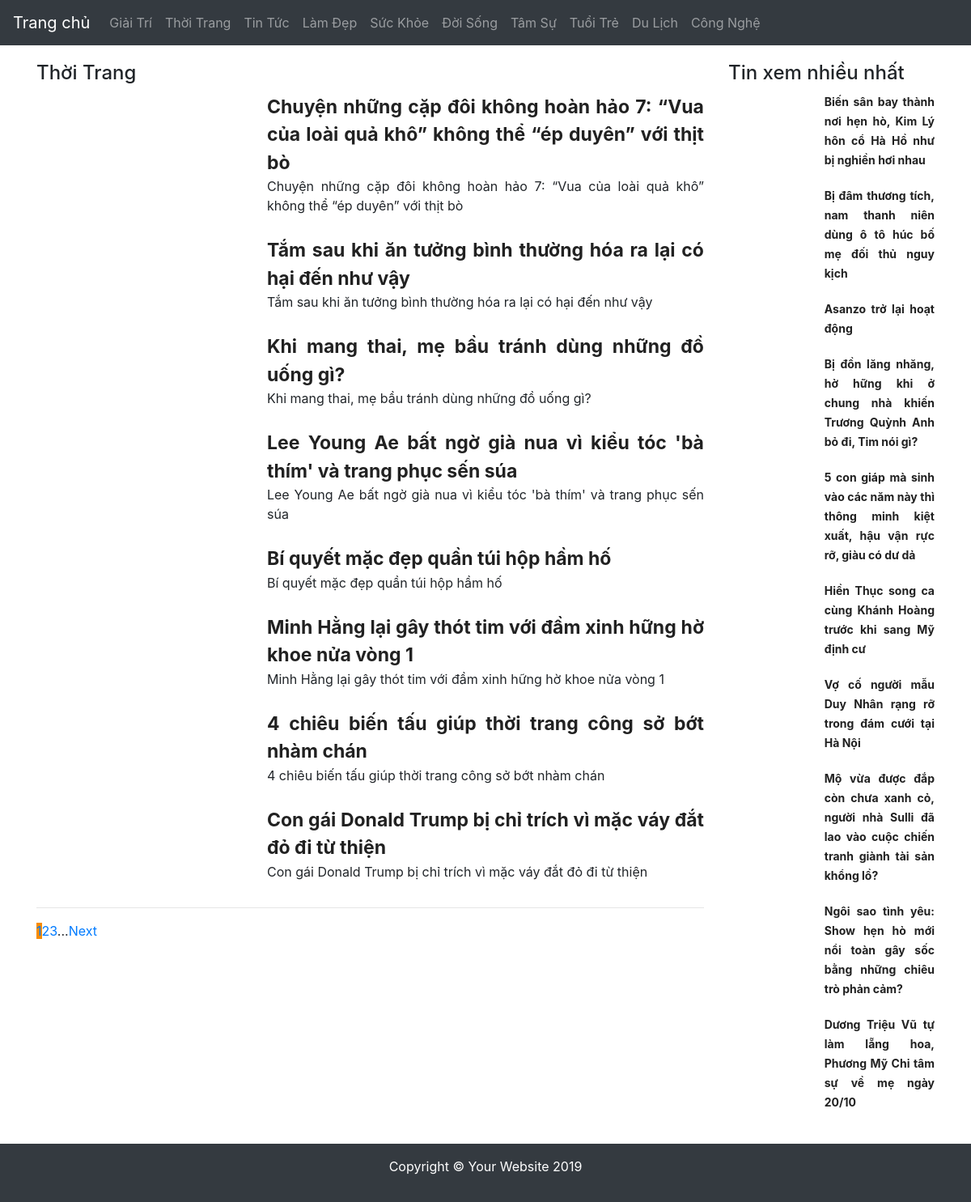
Page /thoi-trang/ on the committed database.
### tables this page shows
CREATE TABLE `category` (
  `category_id` int(11) NOT NULL,
  `parent_id` int(11) NOT NULL,
  `user_id` int(11) NOT NULL,
  `category_name` varchar(200) NOT NULL,
  `category_image` varchar(200) NOT NULL,
  `category_slug` varchar(200) NOT NULL,
  `category_template` int(2) NOT NULL,
  `category_home_order` int(2) NOT NULL,
  `category_header_order` int(2) NOT NULL,
  `category_footer_order` int(2) NOT NULL,
  `category_cms_order` int(2) NOT NULL,
  `category_menu_order` int(4) NOT NULL,
  `category_status` int(1) NOT NULL,
  `category_title` varchar(255) NOT NULL,
  `category_keyword` varchar(200) NOT NULL,
  `category_description` text NOT NULL,
  `category_link_title` varchar(255) NOT NULL,
  `is_outside` tinyint(1) NOT NULL,
  `category_redirect_link` varchar(200) NOT NULL
);

CREATE TABLE `news` (
  `news_id` int(11) NOT NULL,
  `user_id` int(11) NOT NULL,
  `modified_user` int(11) NOT NULL,
  `approved_user` int(11) NOT NULL,
  `news_title` varchar(200) NOT NULL,
  `news_title_english` varchar(200) NOT NULL,
  `news_image` varchar(200) NOT NULL,
  `news_sapo` varchar(1000) NOT NULL,
  `news_content` longtext NOT NULL,
  `news_slug` varchar(255) NOT NULL,
  `news_tag_slug` varchar(200) DEFAULT NULL,
  `news_tag` varchar(200) DEFAULT NULL,
  `is_outside` tinyint(2) NOT NULL,
  `news_redirect_link` varchar(250) NOT NULL,
  `news_published_date` int(11) NOT NULL,
  `news_modified_date` int(11) NOT NULL,
  `category_id` int(11) NOT NULL,
  `source_name` varchar(255) NOT NULL,
  `is_video` int(1) NOT NULL,
  `is_sensitive` int(11) NOT NULL COMMENT 'Sensitive content won''t show GA',
  `visit_count` int(11) NOT NULL,
  `news_status` int(1) NOT NULL,
  `news_seo_title` varchar(200) NOT NULL,
  `news_seo_description` varchar(200) NOT NULL,
  `news_seo_keyword` varchar(200) NOT NULL,
  `news_relation` varchar(200) NOT NULL,
  `news_note` varchar(255) NOT NULL,
  `royalty_id` int(1) NOT NULL
);

### view/templates/web/category/Category.tpl.php (the view, shortened to what the rows shown need)
<?php
$domain = Context::getInstance()->getFront()->getRequest()->getDomain() . '/';
?>
<div class="col-md-9">
    <?php
    if (isset($this->data) && !empty($this->data)):
        $category = $this->data['category'];
        ?>
        <h4> <?php echo $category['category_name'] ?></h4>
        <?php foreach ($this->data["news"] as $item): ?>
        <div class="new-item">
            <div class="row">
                <div class="col-md-4">
                </div>
                <div class="col-md-8 text-justify">
                    <a href="<?= $domain.$item['news_link'] ?>" class="news_title"><?= $item['news_title'] ?></a>
                    <p><?= $item['news_seo_title'] ?></p>
                </div>
            </div>
        </div>
    <?php endforeach; ?>
        <hr>
    <?php endif; ?>
    <?php
    echo Util::paginate(1000, $this->pageIndex, $domain.$this->pageUrl , 'paging', 'trang-');
    ?>
</div>

### view/templates/web/common/Header.tpl.php (shortened to what the rows shown need)
<body>
<?php
$domain = Context::getInstance()->getFront()->getRequest()->getDomain() . '/';
?>
<div class="container-fluid" style="margin-bottom: 20px">
    <nav class="navbar navbar-expand-md bg-dark navbar-dark row">
        <div class="collapse navbar-collapse" id="collapsibleNavbar">
            <ul class="navbar-nav">
                <?php
                if (isset($this->categories) && !empty($this->categories)):
                    foreach ($this->categories as $category):
                        ?>
                        <li class="nav-item">
                            <a class="nav-link" href="<?php echo $domain.$category['category_link'] ?>"><?= $category['category_name'] ?></a>
                        </li>
                    <?php endforeach;
                endif ?>
            </ul>
        </div>
    </nav>
</div>

### view/templates/web/common/NavBar.tpl.php (shortened to what the rows shown need)
<div class="col-md-3">
    <?php $domain = Context::getInstance()->getFront()->getRequest()->getDomain() . '/'; ?>
    <?php foreach ($this->data as $item): ?>
        <div class="row" style="margin-bottom: 20px">
            <div class="col-md-5">
            </div>
            <div class="col-md-7 text-justify">
                <a style="font-size: 14px" href="<?= $domain . $item['news_link'] ?>"
                   class="news_title"><?= $item['news_title'] ?></a>
            </div>
        </div>
    <?php endforeach; ?>
</div>

### rows in the picture
category: category_name "Giải Trí"
category: category_name "Thời Trang"
category: category_name "Tin Tức"
category: category_name "Làm Đẹp"
category: category_name "Sức Khỏe"
category: category_name "Đời Sống"
category: category_name "Tâm Sự"
category: category_name "Tuổi Trẻ"
category: category_name "Du Lịch"
category: category_name "Công Nghệ"
news: news_title "Chuyện những cặp đôi không hoàn hảo 7: “Vua của loài quả khô” không thể “ép duyên” với thịt bò", news_seo_title "Chuyện những cặp đôi không hoàn hảo 7: “Vua của loài quả khô” không thể “ép duyên” với thịt bò"
news: news_title "Tắm sau khi ăn tưởng bình thường hóa ra lại có hại đến như vậy", news_seo_title "Tắm sau khi ăn tưởng bình thường hóa ra lại có hại đến như vậy"
news: news_title "Khi mang thai, mẹ bầu tránh dùng những đồ uống gì?", news_seo_title "Khi mang thai, mẹ bầu tránh dùng những đồ uống gì?"
news: news_title "Lee Young Ae bất ngờ già nua vì kiểu tóc 'bà thím' và trang phục sến súa", news_seo_title "Lee Young Ae bất ngờ già nua vì kiểu tóc 'bà thím' và trang phục sến súa"
news: news_title "Bí quyết mặc đẹp quần túi hộp hầm hố", news_seo_title "Bí quyết mặc đẹp quần túi hộp hầm hố"
news: news_title "Minh Hằng lại gây thót tim với đầm xinh hững hờ khoe nửa vòng 1", news_seo_title "Minh Hằng lại gây thót tim với đầm xinh hững hờ khoe nửa vòng 1"
news: news_title "4 chiêu biến tấu giúp thời trang công sở bớt nhàm chán", news_seo_title "4 chiêu biến tấu giúp thời trang công sở bớt nhàm chán"
news: news_title "Con gái Donald Trump bị chỉ trích vì mặc váy đắt đỏ đi từ thiện", news_seo_title "Con gái Donald Trump bị chỉ trích vì mặc váy đắt đỏ đi từ thiện"
news: news_title "Biến sân bay thành nơi hẹn hò, Kim Lý hôn cổ Hà Hồ như bị nghiền hơi nhau"
news: news_title "Bị đâm thương tích, nam thanh niên dùng ô tô húc bố mẹ đối thủ nguy kịch"
news: news_title "Asanzo trở lại hoạt động"
news: news_title "Bị đồn lăng nhăng, hờ hững khi ở chung nhà khiến Trương Quỳnh Anh bỏ đi, Tim nói gì?"
news: news_title "5 con giáp mà sinh vào các năm này thì thông minh kiệt xuất, hậu vận rực rỡ, giàu có dư dả"
news: news_title "Hiền Thục song ca cùng Khánh Hoàng trước khi sang Mỹ định cư"
news: news_title "Vợ cố người mẫu Duy Nhân rạng rỡ trong đám cưới tại Hà Nội"
news: news_title "Mộ vừa được đắp còn chưa xanh cỏ, người nhà Sulli đã lao vào cuộc chiến tranh giành tài sản khổng lồ?"
news: news_title "Ngôi sao tình yêu: Show hẹn hò mới nổi toàn gây sốc bằng những chiêu trò phản cảm?"
news: news_title "Dương Triệu Vũ tự làm lẵng hoa, Phương Mỹ Chi tâm sự về mẹ ngày 20/10"
